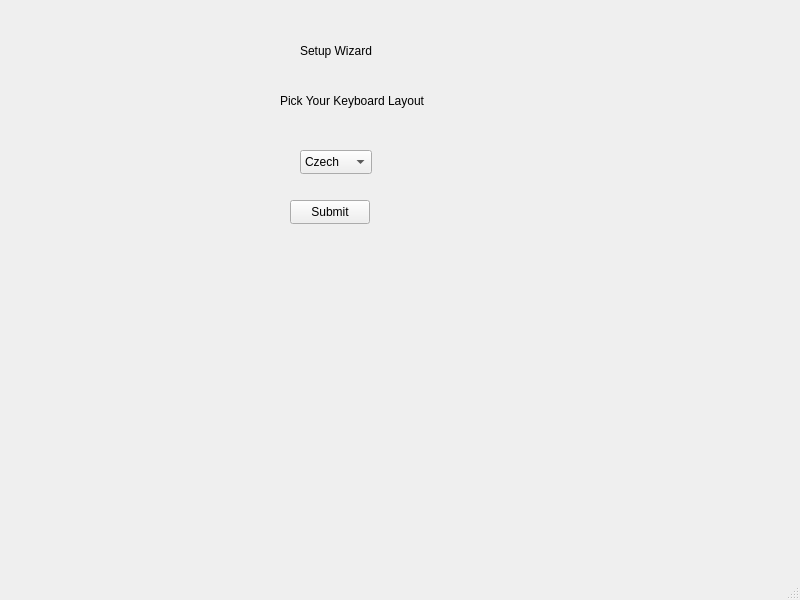
<?xml version="1.0" encoding="UTF-8"?>
<ui version="4.0">
 <class>MainWindow</class>
 <widget class="QMainWindow" name="MainWindow">
  <property name="geometry">
   <rect>
    <x>0</x>
    <y>0</y>
    <width>800</width>
    <height>600</height>
   </rect>
  </property>
  <property name="windowTitle">
   <string>MainWindow</string>
  </property>
  <widget class="QWidget" name="centralwidget">
   <widget class="QLabel" name="label">
    <property name="geometry">
     <rect>
      <x>300</x>
      <y>30</y>
      <width>191</width>
      <height>41</height>
     </rect>
    </property>
    <property name="text">
     <string>Setup Wizard</string>
    </property>
   </widget>
   <widget class="QComboBox" name="comboBox">
    <property name="geometry">
     <rect>
      <x>300</x>
      <y>150</y>
      <width>72</width>
      <height>24</height>
     </rect>
    </property>
    <item>
     <property name="text">
      <string>Czech</string>
     </property>
    </item>
    <item>
     <property name="text">
      <string>Danish</string>
     </property>
    </item>
    <item>
     <property name="text">
      <string>German</string>
     </property>
    </item>
    <item>
     <property name="text">
      <string>English(Canadian)</string>
     </property>
    </item>
    <item>
     <property name="text">
      <string>English(Canadian)(Dvorak)</string>
     </property>
    </item>
    <item>
     <property name="text">
      <string>English(British)</string>
     </property>
    </item>
    <item>
     <property name="text">
      <string>English(United States)</string>
     </property>
    </item>
    <item>
     <property name="text">
      <string>English(United States)(Dvoark)</string>
     </property>
    </item>
    <item>
     <property name="text">
      <string>Spanish</string>
     </property>
    </item>
    <item>
     <property name="text">
      <string>French(Belgian)</string>
     </property>
    </item>
    <item>
     <property name="text">
      <string>French(Canadian)</string>
     </property>
    </item>
    <item>
     <property name="text">
      <string>French(Swiss)</string>
     </property>
    </item>
    <item>
     <property name="text">
      <string>French(France)</string>
     </property>
    </item>
    <item>
     <property name="text">
      <string>Croatian</string>
     </property>
    </item>
    <item>
     <property name="text">
      <string>Italian</string>
     </property>
    </item>
    <item>
     <property name="text">
      <string>Japanese</string>
     </property>
    </item>
    <item>
     <property name="text">
      <string>Dutch</string>
     </property>
    </item>
    <item>
     <property name="text">
      <string>Norwegian</string>
     </property>
    </item>
    <item>
     <property name="text">
      <string>Polish</string>
     </property>
    </item>
    <item>
     <property name="text">
      <string>Portuguese</string>
     </property>
    </item>
    <item>
     <property name="text">
      <string>Northern Sami</string>
     </property>
    </item>
    <item>
     <property name="text">
      <string>Slovak</string>
     </property>
    </item>
   </widget>
   <widget class="QLabel" name="label_2">
    <property name="geometry">
     <rect>
      <x>280</x>
      <y>80</y>
      <width>191</width>
      <height>41</height>
     </rect>
    </property>
    <property name="text">
     <string>Pick Your Keyboard Layout</string>
    </property>
   </widget>
   <widget class="QPushButton" name="pushButton">
    <property name="geometry">
     <rect>
      <x>290</x>
      <y>200</y>
      <width>80</width>
      <height>24</height>
     </rect>
    </property>
    <property name="text">
     <string>Submit</string>
    </property>
   </widget>
  </widget>
  <widget class="QMenuBar" name="menubar">
   <property name="geometry">
    <rect>
     <x>0</x>
     <y>0</y>
     <width>800</width>
     <height>21</height>
    </rect>
   </property>
  </widget>
  <widget class="QStatusBar" name="statusbar"/>
 </widget>
 <resources/>
 <connections/>
</ui>
